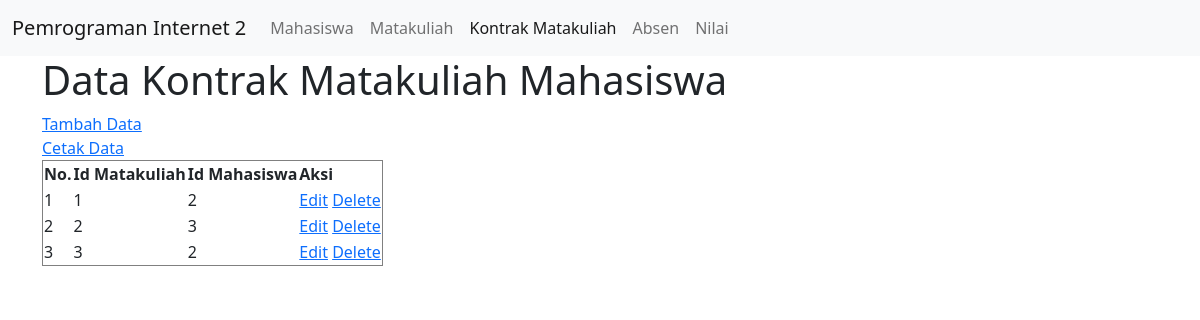
The page /kontrak_mk.php on the database its author committed.
### tables this page shows
CREATE TABLE `kontrak_mk` (
  `matakuliah_id` int(11) NOT NULL,
  `mhs_id` int(11) NOT NULL
);

### connection.php (called while the page is built)
<?php
class Connection
{
    public function get_connection()
    {
        $host = "localhost";
        $database = "mahasiswa";
        $username = "root";
        $password = "";
        $connect = new mysqli($host, $username, $password, $database);
        return $connect;
    }
}
?>

### model.php (called while the page is built, shortened)
<?php
include 'connection.php';
class Model extends Connection
{
    public function __construct()
    {
        $this->conn = $this->get_connection();
    }
    public function tampil_data_kontrak()
    {
        $sql = "SELECT * FROM kontrak_mk";
        $bind = $this->conn->query($sql);
        while ($obj = $bind->fetch_object()) {
            $baris[] = $obj;
        }
        if (!empty($baris)) {
            return $baris;
        }
    }
}

### kontrak_mk.php (the view, shortened to what this page needs)
<?php
include 'model.php';
$model = new Model();
$index = 1;
?>
<!doctype html>
<html lang="en">
<head>
    <link href="https://cdn.jsdelivr.net/npm/bootstrap@5.0.0-beta3/dist/css/bootstrap.min.css" rel="stylesheet">
</head>
<body>
<nav class="navbar navbar-expand-lg navbar-light bg-light">
  <div class="container-fluid">
    <a class="navbar-brand" href="#">Pemrograman Internet 2</a>
    <div class="collapse navbar-collapse" id="navbarNav">
      <ul class="navbar-nav">
        <li class="nav-item">
          <a class="nav-link" aria-current="page" href="mahasiswa.php">Mahasiswa</a>
        </li>
        <li class="nav-item">
          <a class="nav-link" href="matakuliah.php">Matakuliah</a>
        </li>
        <li class="nav-item">
          <a class="nav-link active" href="kontrak_mk.php">Kontrak Matakuliah</a>
        </li>
        <li class="nav-item">
          <a class="nav-link" href="absen.php">Absen</a>
        </li>
        <li class="nav-item">
          <a class="nav-link" href="index.php">Nilai</a>
        </li>
      </ul>
    </div>
  </div>
</nav>
<div class="container">
        <h1>Data Kontrak Matakuliah Mahasiswa</h1>
        <a href="create_kontrak_mk.php">Tambah Data</a>
        <br>
        <a href="print_kontrak_mk.php" target="_blank">Cetak Data</a>
        <br>
        <table border="1">
            <thead>
                <tr>
                    <th>No.</th>
                    <th>Id Matakuliah</th>
                    <th>Id Mahasiswa</th>
                    <th>Aksi</th>
                </tr>
            </thead>
            <tbody>
                <?php
                $result = $model->tampil_data_kontrak();
                if (!empty($result)) {
                    foreach ($result as $data) : ?>
                        <tr>
                            <td><?= $index++ ?></td>
                            <td><?= $data->matakuliah_id ?></td>
                            <td><?= $data->mhs_id ?></td>
                            <td>
                                <a name="edit" id="edit" href="edit_kontrak_mk.php?id=<?= $data->id ?>">Edit</a>
                                <a name="hapus" id="hapus" href="process.php?kontrak_id=<?= $data->id ?>">Delete</a>
                            </td>
                        </tr>
                    <?php endforeach;
                } else { ?>
                <tr>
                    <td colspan="9">Belum ada data pada tabel absen mahasiswa.</td>
                </tr>
                <?php } ?>
            </tbody>
        </table>
    </div>
</body>
</html>

### rows shown on the page
kontrak_mk: matakuliah_id "1", mhs "2"
kontrak_mk: matakuliah_id "2", mhs "3"
kontrak_mk: matakuliah_id "3", mhs "2"
